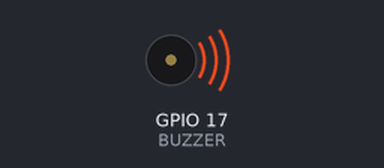
Simulated run of this program. Board: Raspberry Pi (BCM pin numbers). On the bench: buzzer (waves = sounding, pin HIGH). At 2.0 s the program stops and its outputs stay as they are.

Above: at 0.1 s.
Timing chart, 0 to 3.0 s (numbered marks = the images above):
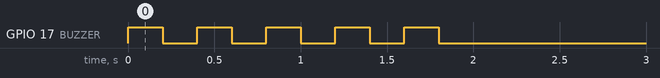

The program:

buzzer_beep.py
```python
import RPi.GPIO as GPIO
import time

BUZZER = 17

GPIO.setmode(GPIO.BCM)
GPIO.setup(BUZZER, GPIO.OUT)

try:
    for _ in range(5):
        GPIO.output(BUZZER, True)
        time.sleep(0.2)
        GPIO.output(BUZZER, False)
        time.sleep(0.2)
except KeyboardInterrupt:
    GPIO.cleanup()
```

Measured:
- by itself, GPIO 17 (BUZZER): alternates HIGH for 0.20 s and LOW for 0.20 s, 10 changes in all, then stays LOW
